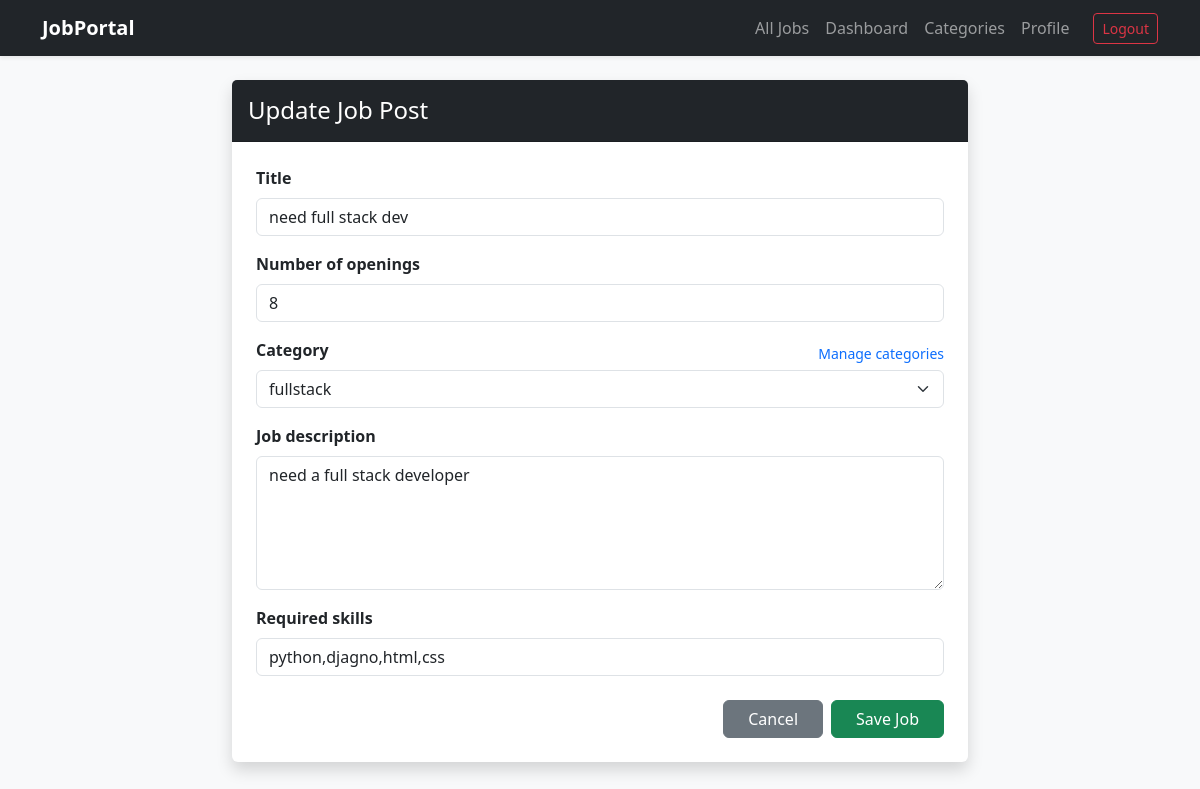
Page /job/5/update/ (signed in) on the committed database.
### portal/models.py (models this page shows, shortened)
class JobPost(models.Model):
    recruiter = models.ForeignKey(CustomUser, on_delete=models.CASCADE, related_name='jobs_posted')
    title = models.CharField(max_length=200)
    number_of_openings = models.PositiveIntegerField()
    category = models.ForeignKey(JobCategory, on_delete=models.PROTECT, related_name='jobs')
    job_description = models.TextField()
    required_skills = models.CharField(max_length=255)
    created_at = models.DateTimeField(auto_now_add=True)

### portal/views.py (the view, shortened to what this page needs)
# urls.py: path('job/<int:pk>/update/', views.JobUpdateView.as_view(), name='job-update'),
class JobUpdateView(LoginRequiredMixin, UserPassesTestMixin, UpdateView):
    model = JobPost
    form_class = JobPostForm
    template_name = 'portal/job_form.html'
    def test_func(self): return self.request.user == self.get_object().recruiter

### portal/forms.py
class JobPostForm(forms.ModelForm):
    class Meta:
        model = JobPost
        fields = ['title', 'number_of_openings', 'category', 'job_description', 'required_skills']
        widgets = {
            'title': forms.TextInput(attrs={'class': 'form-control'}),
            'number_of_openings': forms.NumberInput(attrs={'class': 'form-control'}),
            'category': forms.Select(attrs={'class': 'form-select'}),
            'job_description': forms.Textarea(attrs={'class': 'form-control', 'rows': 5}),
            'required_skills': forms.TextInput(attrs={'class': 'form-control'}),
        }

### portal/models.py (called while the page is built)
    def __str__(self):
        return self.name

### portal/templates/portal/job_form.html (shortened to what this page needs)
{% extends 'base.html' %}
{% block content %}
<div class="row justify-content-center mt-4">
    <div class="col-md-8">
        <div class="card shadow border-0">
            <div class="card-header bg-dark text-white py-3">
                <h4 class="mb-0">{% if object %}Update Job Post{% else %}Create New Job Post{% endif %}</h4>
            </div>
            <div class="card-body p-4">
                <form method="POST">
                    {% for field in form %}
                        <div class="mb-3">
                            <div class="d-flex justify-content-between align-items-center">
                                <label class="form-label fw-bold">{{ field.label }}</label>
                                {% if field.name == 'category' and user.role == 'recruiter' %}
                                    <a href="{% url 'category-list' %}" class="small text-decoration-none">Manage categories</a>
                                {% endif %}
                            </div>
                            {{ field }}
                        </div>
                    {% endfor %}
                    <div class="d-flex justify-content-end gap-2 mt-4">
                        <a href="{% url 'job-list' %}" class="btn btn-secondary px-4">Cancel</a>
                        <button type="submit" class="btn btn-success px-4">Save Job</button>
                    </div>
                </form>
            </div>
        </div>
    </div>
</div>
{% endblock %}

### rows in the picture
JobPost: form "need full stack dev" "8" "fullstack" "need a full stack developer" "python,djagno,html,css"

### other values in the picture
{{ field.label }} "Title" "Number of openings" "Category" "Job description" "Required skills"
